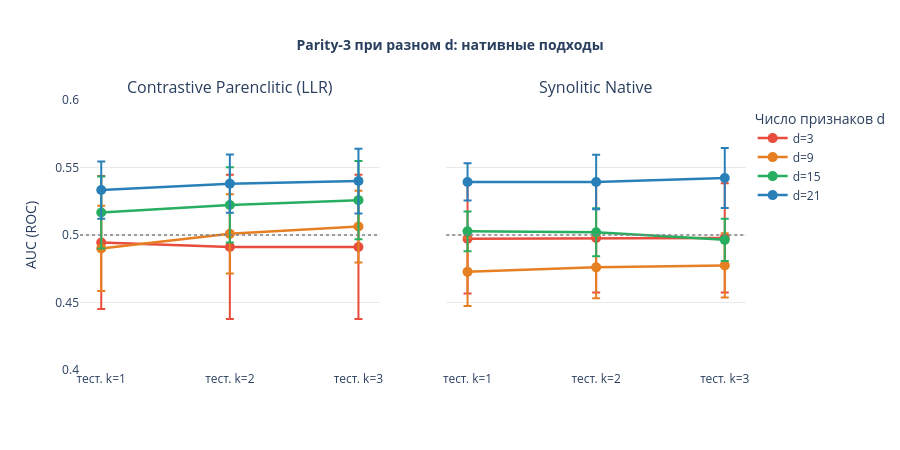

Here is the notebook cell this chart was saved with:
### Code cell
# Два субплота: LLR и Synolitic Native для разных d
fig_d = make_subplots(rows=1, cols=2,
                      subplot_titles=['Contrastive Parenclitic (LLR)',
                                      'Synolitic Native'],
                      shared_yaxes=True)

d_colors = {3: '#e74c3c', 9: '#e67e22', 15: '#27ae60', 21: '#2980b9'}

for d_val in D_VALUES:
    name = f'Parity-3 (d={d_val})'
    color = d_colors[d_val]
    x_lab = ['тест. k=1', 'тест. k=2', 'тест. k=3']

    for col_idx, ap in enumerate(['llr', 'syn_nat'], start=1):
        data = dsweep_results[name][ap]
        means = [data[k]['auc_mean'] for k in [1, 2, 3]]
        stds  = [data[k]['auc_std']  for k in [1, 2, 3]]
        fig_d.add_trace(
            go.Scatter(
                x=x_lab, y=means,
                error_y=dict(type='data', array=stds, visible=True),
                mode='lines+markers',
                name=f'd={d_val}',
                line=dict(color=color, width=2.5),
                marker=dict(size=10),
                showlegend=(col_idx == 1),
            ),
            row=1, col=col_idx,
        )

for col_idx in [1, 2]:
    fig_d.add_hline(y=0.5, line_dash='dot', line_color='gray',
                    line_width=1.5, row=1, col=col_idx)

fig_d.update_layout(
    title=dict(text='<b>Parity-3 при разном d: нативные подходы</b>', x=0.5, font_size=14),
    yaxis=dict(title='AUC (ROC)', range=[0.4, 0.6]),
    plot_bgcolor='white', height=450,
    legend=dict(title='Число признаков d', x=1.01, y=0.98),
    font=dict(size=12),
)
fig_d.update_xaxes(showgrid=False)
fig_d.update_yaxes(showgrid=True, gridcolor='rgba(200,200,200,0.4)')
fig_d.show()

### Figure 1 — Plotly figure (JSON) as saved in the notebook; plotly's stock layout.template omitted (floating-point values rounded to 4 significant figures)
{"data": [{"error_y": {"array": [0.04928, 0.05341, 0.05341], "type": "data", "visible": true}, "line": {"color": "#e74c3c", "width": 2.5}, "marker": {"size": 10}, "mode": "lines+markers", "name": "d=3", "showlegend": true, "type": "scatter", "x": ["тест. k=1", "тест. k=2", "тест. k=3"], "xaxis": "x", "y": [0.4944, 0.4912, 0.4912], "yaxis": "y"}, {"error_y": {"array": [0.04053, 0.04036, 0.04045], "type": "data", "visible": true}, "line": {"color": "#e74c3c", "width": 2.5}, "marker": {"size": 10}, "mode": "lines+markers", "name": "d=3", "showlegend": false, "type": "scatter", "x": ["тест. k=1", "тест. k=2", "тест. k=3"], "xaxis": "x2", "y": [0.4973, 0.4978, 0.4979], "yaxis": "y2"}, {"error_y": {"array": [0.03158, 0.02939, 0.02653], "type": "data", "visible": true}, "line": {"color": "#e67e22", "width": 2.5}, "marker": {"size": 10}, "mode": "lines+markers", "name": "d=9", "showlegend": true, "type": "scatter", "x": ["тест. k=1", "тест. k=2", "тест. k=3"], "xaxis": "x", "y": [0.4901, 0.5009, 0.5062], "yaxis": "y"}, {"error_y": {"array": [0.0252, 0.02293, 0.0238], "type": "data", "visible": true}, "line": {"color": "#e67e22", "width": 2.5}, "marker": {"size": 10}, "mode": "lines+markers", "name": "d=9", "showlegend": false, "type": "scatter", "x": ["тест. k=1", "тест. k=2", "тест. k=3"], "xaxis": "x2", "y": [0.4727, 0.476, 0.4775], "yaxis": "y2"}, {"error_y": {"array": [0.02669, 0.02782, 0.02891], "type": "data", "visible": true}, "line": {"color": "#27ae60", "width": 2.5}, "marker": {"size": 10}, "mode": "lines+markers", "name": "d=15", "showlegend": true, "type": "scatter", "x": ["тест. k=1", "тест. k=2", "тест. k=3"], "xaxis": "x", "y": [0.5167, 0.5223, 0.5258], "yaxis": "y"}, {"error_y": {"array": [0.01474, 0.01776, 0.01571], "type": "data", "visible": true}, "line": {"color": "#27ae60", "width": 2.5}, "marker": {"size": 10}, "mode": "lines+markers", "name": "d=15", "showlegend": false, "type": "scatter", "x": ["тест. k=1", "тест. k=2", "тест. k=3"], "xaxis": "x2", "y": [0.5027, 0.5021, 0.4964], "yaxis": "y2"}, {"error_y": {"array": [0.02116, 0.02163, 0.024], "type": "data", "visible": true}, "line": {"color": "#2980b9", "width": 2.5}, "marker": {"size": 10}, "mode": "lines+markers", "name": "d=21", "showlegend": true, "type": "scatter", "x": ["тест. k=1", "тест. k=2", "тест. k=3"], "xaxis": "x", "y": [0.5333, 0.538, 0.54], "yaxis": "y"}, {"error_y": {"array": [0.01383, 0.02015, 0.0222], "type": "data", "visible": true}, "line": {"color": "#2980b9", "width": 2.5}, "marker": {"size": 10}, "mode": "lines+markers", "name": "d=21", "showlegend": false, "type": "scatter", "x": ["тест. k=1", "тест. k=2", "тест. k=3"], "xaxis": "x2", "y": [0.5393, 0.5393, 0.5422], "yaxis": "y2"}], "layout": {"annotations": [{"font": {"size": 16}, "showarrow": false, "text": "Contrastive Parenclitic (LLR)", "x": 0.225, "xanchor": "center", "xref": "paper", "y": 1, "yanchor": "bottom", "yref": "paper"}, {"font": {"size": 16}, "showarrow": false, "text": "Synolitic Native", "x": 0.775, "xanchor": "center", "xref": "paper", "y": 1, "yanchor": "bottom", "yref": "paper"}], "font": {"size": 12}, "height": 450, "legend": {"title": {"text": "Число признаков d"}, "x": 1.01, "y": 0.98}, "plot_bgcolor": "white", "shapes": [{"line": {"color": "gray", "dash": "dot", "width": 1.5}, "type": "line", "x0": 0, "x1": 1, "xref": "x domain", "y0": 0.5, "y1": 0.5, "yref": "y"}, {"line": {"color": "gray", "dash": "dot", "width": 1.5}, "type": "line", "x0": 0, "x1": 1, "xref": "x2 domain", "y0": 0.5, "y1": 0.5, "yref": "y2"}], "title": {"font": {"size": 14}, "text": "<b>Parity-3 при разном d: нативные подходы</b>", "x": 0.5}, "xaxis": {"anchor": "y", "domain": [0, 0.45], "showgrid": false}, "xaxis2": {"anchor": "y2", "domain": [0.55, 1], "showgrid": false}, "yaxis": {"anchor": "x", "domain": [0, 1], "gridcolor": "rgba(200,200,200,0.4)", "range": [0.4, 0.6], "showgrid": true, "title": {"text": "AUC (ROC)"}}, "yaxis2": {"anchor": "x2", "domain": [0, 1], "gridcolor": "rgba(200,200,200,0.4)", "matches": "y", "showgrid": true, "showticklabels": false}}}
